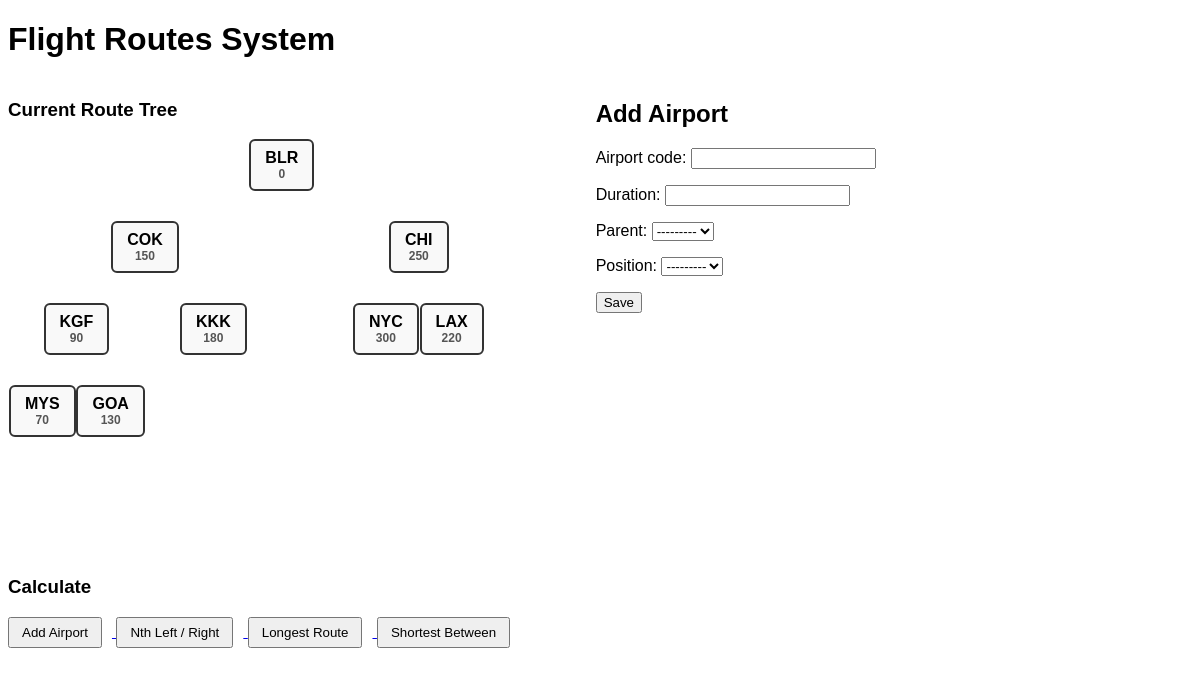
Page /add/ on the earlier database version.
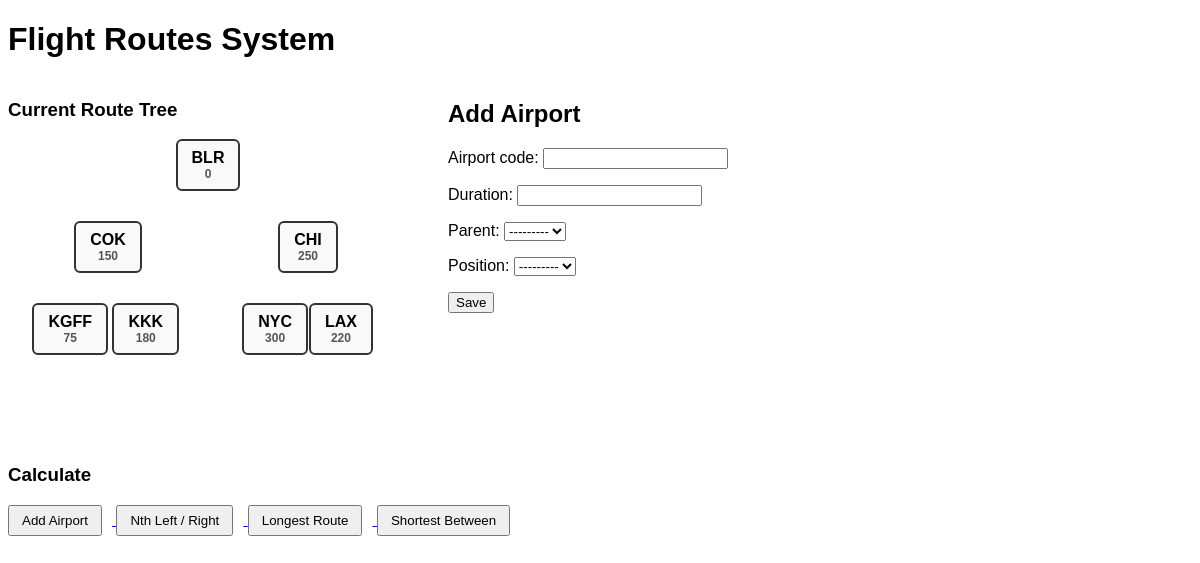
Same page on the later database version.
### airplane/models.py (models this page shows)
class Airport(models.Model):
    LEFT = "L"
    RIGHT = "R"
    POSITION_CHOICES = (
        (LEFT, "Left"),
        (RIGHT, "Right"),
    )
    airport_code = models.CharField(
        max_length=10,
        unique=True
    )
    duration = models.PositiveIntegerField()
    parent = models.ForeignKey(
        "self",
        null=True,
        blank=True,
        on_delete=models.CASCADE,
        related_name="children",
    )
    position = models.CharField(
        max_length=1,
        choices=POSITION_CHOICES,
        blank=True,
        null=True,
    )
    def __str__(self):
        return self.airport_code
    @property
    def left_child(self):
        return self.children.filter(position="L").first()
    @property
    def right_child(self):
        return self.children.filter(position="R").first()

### airplane/views.py (the view)
# urls.py: path("add/", views.add_airport, name="add_airport"),
def add_airport(request):
    if request.method == 'POST':
        form = AirportForm(request.POST)
        if form.is_valid():
            form.save()
            return redirect('add_airport')
    else:
        form = AirportForm()
    return render(
        request,
        'airplane/add_airport.html',
        {
            'form': form,
            'tree': get_airport_tree()
        }
    )

### airplane/forms.py (shortened to what this page needs)
class AirportForm(forms.ModelForm):
    class Meta:
        model = Airport
        fields = ["airport_code", "duration", "parent", "position"]

### airplane/views.py (called while the page is built)
def get_airport_tree():
    return Airport.objects.filter(parent__isnull=True)

### templates/airplane/add_airport.html (shortened to what this page needs)
{% extends "airplane/base.html" %}
{% block content %}
<h2>Add Airport</h2>
<form method="post">
  {{ form.as_p }}
  <button type="submit">Save</button>
</form>
{%endblock%}

### templates/airplane/tree.html
{% if node %}
  <div class="tree-node">
    <div class="node-box">
      {{ node.airport_code }}
      <div class="duration">
        {{ node.duration }}
      </div>
    </div>
    {% if node.left_child or node.right_child %}
      <div class="children-row">
        <div class="child-slot">
          {% if node.left_child %}
            {% include "airplane/tree.html" with node=node.left_child %}
          {% endif %}
        </div>
        <div class="child-slot">
          {% if node.right_child %}
            {% include "airplane/tree.html" with node=node.right_child %}
          {% endif %}
        </div>
      </div>
    {% endif %}
  </div>
{% endif %}

Differences in the rows shown:
removed Airport: airport_code "KGF", duration "90"
removed Airport: airport_code "MYS", duration "70"
removed Airport: airport_code "GOA", duration "130", parent "---------", position "---------"
added Airport: airport_code "KGFF", duration "75", parent "---------", position "---------"
